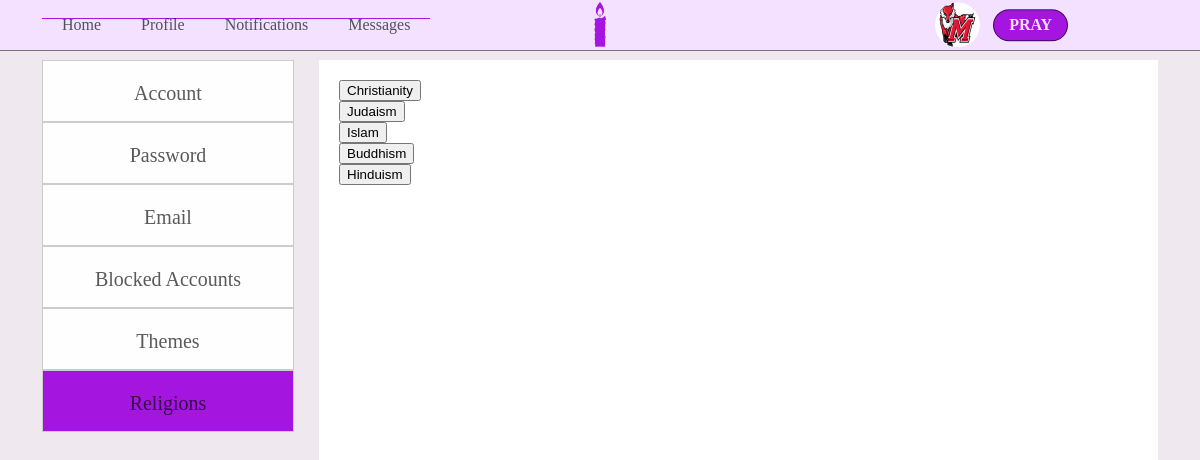
/settings-religions.php (signed in), run on the app's committed database.
### tables this page shows
CREATE TABLE Religions(
    relid INT(10) PRIMARY KEY AUTO_INCREMENT,
    religion_name VARCHAR(30),
    dateLastMaint DATETIME DEFAULT CURRENT_TIMESTAMP,
    dateAdded DATETIME DEFAULT CURRENT_TIMESTAMP
);

### Classes/mydb.php (called while the page is built, shortened)
<?php
Class mydb {
    protected $conn;
    Public function __construct($con){
        $this->conn = $con;
    }
    function FetchQuery($query){
        $arrayresult = [];
        if($queryresult = mysqli_query($this->conn, $query)){
            while ($row = mysqli_fetch_assoc($queryresult)){
                $arrayresult[] = $row;
            }
            return $arrayresult;
        }else{
            return false;
        }
    }
}
?>

### settings-religions.php (the view, shortened to what this page needs)
<?php
    include 'config/dbconfig.php';
    include 'Classes/createheader.php';
    include 'Classes/createFooter.php';
    include 'Classes/createUserSettings.php';
    $allreligionsquery = "SELECT *
                          FROM RELIGIONS
                          WHERE relid <> 1";
    $religions = $db->FetchQuery($allreligionsquery);
    ?>
<section class='index-body'>
    <div class='settings-religions-body'>
    <form method='post' action='php/addReligion.php'>
        <?php
            foreach($religions as $i){?>
                <div class='religion-box'>
                        <button type='submit' value='<?php echo $i['relid'] ?>'><?php echo $i['religion_name'] ?></button>
                </div>
                <?php
            }?>
            </form>
    </div>

### data on the page
religions: $i['relid'] 2 (drawn), religion_name "Christianity"
religions: $i['relid'] 3 (drawn), religion_name "Judaism"
religions: $i['relid'] 4 (drawn), religion_name "Islam"
religions: $i['relid'] 5 (drawn), religion_name "Buddhism"
religions: $i['relid'] 6 (drawn), religion_name "Hinduism"

### other printed values
$i['name'] "Home"
$i['name'] "Profile"
$i['name'] "Notifications"
$i['name'] "Messages"
$i['name'] "Account"
$i['name'] "Password"
$i['name'] "Email"
$i['name'] "Blocked Accounts"
$i['name'] "Themes"
$i['name'] "Religions"
